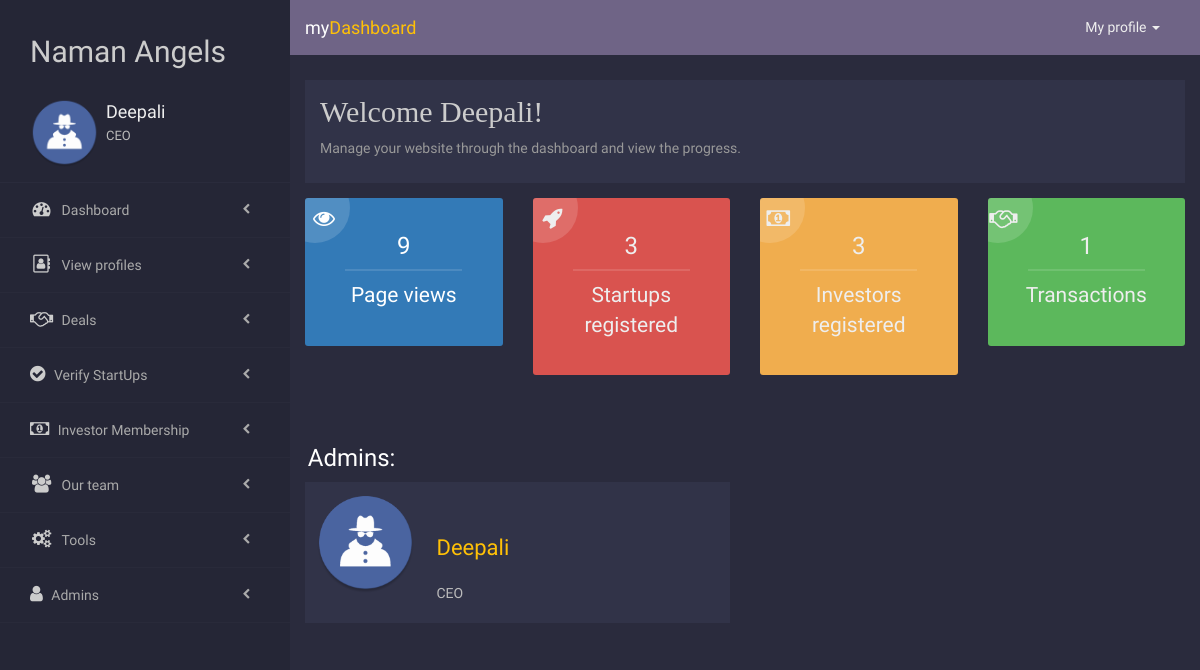
/admin/dashboard.php (signed in), run on an earlier commit of the app's database.
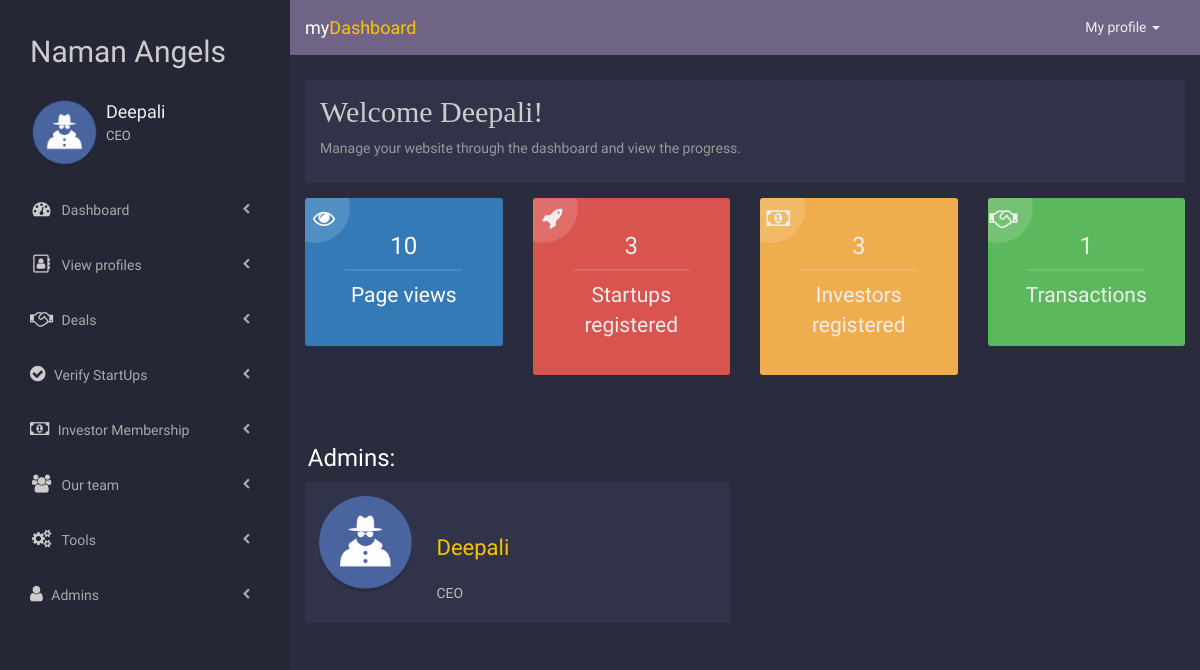
And on a later commit of the database.
### tables this page shows
CREATE TABLE `siteinfo` (
  `ID` int(100) NOT NULL,
  `Counter` int(100) NOT NULL DEFAULT '0'
);

### admin/dashboard.php (the view, shortened to what this page needs)
<?php
  require "../server.php" ;
  $q = "SELECT * FROM userstp;";
	$results=mysqli_query($db, $q);
  $startup=mysqli_num_rows($results);
  $q1 = "SELECT * FROM userinv;";
	$results=mysqli_query($db, $q1);
  $investor=mysqli_num_rows($results);
  $q1 = "SELECT * FROM requests WHERE Deal=1;";
  $results=mysqli_query($db, $q1);
  $transactions=mysqli_num_rows($results);
  $q = "SELECT * FROM siteinfo where ID = '1'";
  $results=mysqli_query($db, $q);
  $row = mysqli_fetch_array($results);
  $pagehit = $row['Counter'];
?>
<html lang="en">
  <head>
    <link rel="stylesheet" href="https://maxcdn.bootstrapcdn.com/font-awesome/4.7.0/css/font-awesome.min.css">
    <link rel="stylesheet" href="css/dashboard.css">
  </head>
  <body>
  <?php require "sidebar.php" ?>
  <div class="cont">
      <div class="welcome">
        <div class="container-fluid">
          <div class="row">
            <div class="col-md-12">
              <div class="content">
                <h2>Welcome <?php echo $AdminName;?>!</h2>
                <p>Manage your website through the dashboard and view the progress.</p>
              </div>
            </div>
          </div>
        </div>
      </div>
      <section class='statis text-center'>
        <div class="container-fluid">
          <div class="row">
            <div class="col-md-3">
              <div class="box bg-primary">
                <i class="fa fa-eye"></i>
                <h3><?= $pagehit?></h3>
                <p class="lead">Page views</p>
              </div>
            </div>
            <div class="col-md-3">
              <div class="box danger">
                <i class="fa fa-rocket"></i>
                <h3><?php echo $startup ;?></h3>
                <p class="lead">Startups registered</p>
              </div>
            </div>
            <div class="col-md-3">
              <div class="box warning">
                <i class="fa fa-money"></i>
                <h3><?php echo $investor ;?></h3>
                <p class="lead">Investors registered</p>
              </div>
            </div>
            <div class="col-md-3">
              <div class="box success">
                <i class="fa fa-handshake-o"></i>
                <h3><?php echo $transactions ;?></h3>
                <p class="lead">Transactions</p>
              </div>
            </div>
          </div>
        </div>
      </section>
      <?php
            $qu = "SELECT * FROM admin";
            $results = mysqli_query($db, $qu);
            echo '
                  <section class="admins">
                    <div class="container-fluid">
                    <div class="row">
                     <h3>  &nbsp;&nbsp;&nbsp;Admins:</h3>
            ';
            while($row = mysqli_fetch_assoc($results))
            {
                    echo '
                      <div class="col-md-6">
                      <div class="box">
                            <div class="admin">
                              <div class="img">
                              <img class="img-responsive" src="../'.$row['ProfilePic'].'" style="border-radius:50%;"/>
                              </div>
                              <div class="info"><br><br>
                              <font class="name">'.$row['AdminName'].'</font><br><br>
                              <p class="designation">'.$row['AdminDesgn'].'</p></center>
                              </div>
                            </div>
                            </div>
                            </div>';
            }
            echo '
            </div>
            </div>
            </section>
            ';
            ?>
      </div>
      </body>
    </html>

### admin/sidebar.php (shortened to what this page needs)
<?php
  $id = $_SESSION['adminID'];
	$qu = "SELECT * FROM admin WHERE adminID = '$id'";
	$results = mysqli_query($db, $qu);
	$row = mysqli_fetch_assoc($results);
	$AdminName = $row['AdminName'];
  $AdminDesgn = $row['AdminDesgn'];
  $ProfilePic = $row['ProfilePic'];
?>
<html lang="en">
  <head>
    <link rel="stylesheet" href="https://maxcdn.bootstrapcdn.com/bootstrap/3.3.7/css/bootstrap.min.css">
    <link rel="stylesheet" href="https://maxcdn.bootstrapcdn.com/font-awesome/4.7.0/css/font-awesome.min.css">
    <link rel="stylesheet" href="css/sidebar.css">
  </head>
  <body>
    <aside class="side-nav" id="show-side-navigation1">
      <div class="heading">
        <h2>Naman Angels</h2><br>
        <?= "<img src='../".$ProfilePic."' style='border-radius:50%;'/>";?>
        <div class="info">
          <h3><a href="profile.php"><?php echo $AdminName;?></a></h3>
          <p><?php echo $AdminDesgn; ?></p>
        </div>
      </div>
      <ul class="categories">
      <li><i class="fa fa-dashboard fa-fw"></i><a href="dashboard.php">&nbsp;Dashboard</span></a>
        </li>
        <li><i class="fa fa-address-book-o fa-fw"></i><a href="#">&nbsp;View profiles</a>
        </li>
        <li><i class="fa fa-handshake-o fa-fw"></i><a href="transaction.php">&nbsp;Deals </a></li>
        <li><i class="fa fa-check-circle"></i><a href="verify.php">&nbsp;Verify StartUps</a></li>
        <li><i class="fa fa-money"></i><a href="#">&nbsp;Investor Membership</a>
        </li>
        <li><i class="fa fa-users fa-fw"></i><a href="#">&nbsp;Our team</a>
        </li>
        <li><i class="fa fa-cogs fa-fw"></i><a href="#">&nbsp;Tools</a>
        </li>
        <li><i class="fa fa-user" aria-hidden="true"></i><a href="add_admin.php">&nbsp;Admins</a></li>
    </aside>
    <section id="contents">
      <nav class="navbar navbar-default">
        <div class="container-fluid">
          <div class="navbar-header">
            <a class="navbar-brand" href="#">my<span class="main-color">Dashboard</span></a>
          </div>
          <div class="collapse navbar-collapse navbar-right" id="bs-example-navbar-collapse-1">
            <ul class="nav navbar-nav">
              <li class="dropdown">
                <a href="#" class="dropdown-toggle" data-toggle="dropdown" role="button" aria-haspopup="true" aria-expanded="false">My profile <span class="caret"></span></a>
              </li>
            </ul>
          </div>
        </div>
      </nav>
      </section>
    </body>
</html>

### admin/css/dashboard.css (style rules this page uses)
* { padding: 0; margin: 0; box-sizing: border-box; font-family: 'Droid Sans', sans-serif; outline: none; }
.cont { margin-left: 290px; z-index: -100; }
body { background-color: #2a2b3d }
#contents { position: relative; transition: .3s; margin-left: 290px; background-color: #2a2b3d; }
.welcome { color: #CCC; }
.welcome .content { background-color: #313348; padding: 15px; margin-top: 25px; }
.welcome h2 { font-family: Calibri; font-weight: 100; margin-top: 0 }
.welcome p { color: #999; }
.admins { margin-top: 25px; }
.admins .box .admin { margin-bottom: 20px; overflow: hidden; background-color: #313348; padding: 10px; }
.admins .box .admin .img { width: 20%; margin-right: 5%; float: left; }
.admins .box .admin .img img { border-radius: 50%; }
.admins .box .info { width: 75%; color: #EEE; float: left; }
.admins .box .info p { color: #BBB }
.statis { color: #EEE; margin-top: 15px; }
.statis .box { position: relative; padding: 15px; overflow: hidden; border-radius: 3px; margin-bottom: 25px; }
.statis .box h3:after { content: ""; height: 2px; width: 70%; margin: auto; background-color: rgba(255, 255, 255, 0.12); display: block; margin-top: 10px; }
.statis .box i { position: absolute; height: 70px; width: 70px; font-size: 22px; padding: 15px; top: -25px; left: -25px; background-color: rgba(255, 255, 255, 0.15); line-height: 60px; text-align: right; border-radius: 50%; }
.main-color { color: #ffc107 }
.warning { background-color: #f0ad4e }
.danger { background-color: #d9534f }
.success { background-color: #5cb85c }

### admin/css/sidebar.css (style rules this page uses)
* { padding: 0; margin: 0; box-sizing: border-box; font-family: 'Droid Sans', sans-serif; outline: none; }
body { background-color: #2a2b3d; }
#contents { position: relative; transition: .3s; margin-left: 290px; background-color:#5c98f2; }
.side-nav { float: left; height: 100%; width: 290px; background-color: #252636; color: #CCC; -webkit-transform: translateX(0); transform: translateX(0); transition: .3s; position: fixed; top: 0; left: 0; overflow: auto; z-index: 9999999 }
.side-nav .heading { background-color: #252636; padding: 15px 15px 15px 30px; overflow: hidden; border-bottom: 1px solid #2a2b3c }
.side-nav .heading > img { border-radius: 50%; float: left; width: 28%; }
.side-nav .info { float: left; width: 69%; margin-left: 3%; }
.side-nav .heading .info > h3 { margin: 0 0 5px }
.side-nav .heading .info > h3 > a { color: #EEE; font-weight: 100; margin-top: 4px; display: block; text-decoration: none; font-size: 18px; }
.side-nav .heading .info > p { color: #BBB; font-size: 13px; }
.side-nav .categories > li { padding: 17px 40px 17px 30px; overflow: hidden; border-bottom: 1px solid rgba(255, 255, 255, 0.02); cursor: pointer; }
.side-nav .categories > li > a { color: #AAA; text-decoration: none; }
.side-nav .categories > li > i { font-size: 18px; margin-right: 5px }
.side-nav .categories > li > a:after { content: "\f053"; font-family: fontAwesome; font-size: 11px; line-height: 1.8; float: right; color: #AAA; transition: all .8s ease-in-out; }
.main-color { color: #ffc107; }
.navbar-default { background-color: #6f6486 !important; border: none !important; border-radius: 0 !important; margin: 0 !important }
.navbar-default .navbar-nav>li>a { color: #EEE !important; line-height: 55px !important; padding: 0 10px !important; }
.navbar-default .navbar-brand { color:#FFF !important }
.navbar-default .navbar-brand { line-height: 55px !important; padding: 0 !important }
.navbar>.container .navbar-brand, .navbar>.container-fluid .navbar-brand { margin: 0 !important }
.navbar-default .navbar-nav>li>a { float: left !important; }

What changed in the data, as far as the page shows it:
changed siteinfo: Counter "9" → "10"
